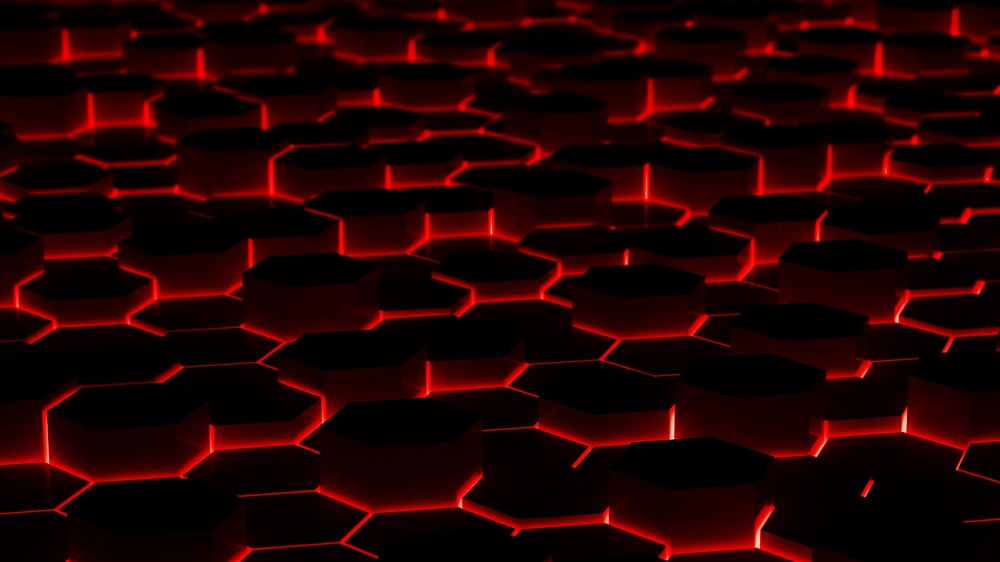
%> input picture images/red_wallpaper.jpg, 1000 x 562 px, shrunk from 1920 x 1080 before the run
$ octave class06_1_color_graph.m   (GNU Octave 9; MATLAB toolbox functions it lacks are replaced by stand-ins)
%> lines starting %> are read from the running program, lines starting %| are printed output that depends on the picture
close all; clear all;

%I = imread('images\lena512color.tiff');
%I = imread('images\red_flag.png');
I = imread('images\red_wallpaper.jpg');
%> I is the input picture: size 562x1000x3 uint8; mean R, G, B 33, 0.8, 0.9
%I = imread('peppers.png');

R=I(:,:,1);
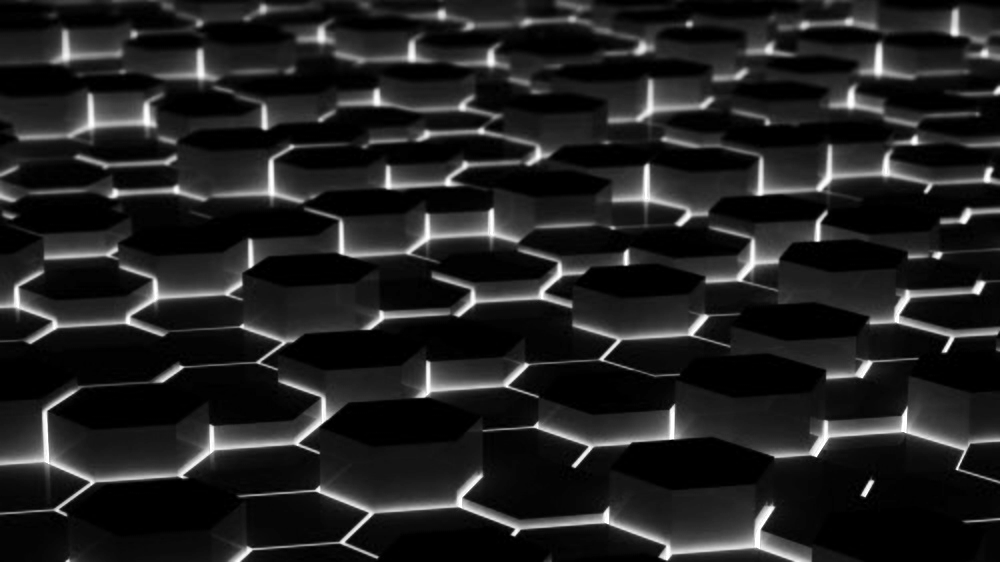
%> R: size 562x1000 uint8; min 0, max 255, mean 33
G=I(:,:,2);
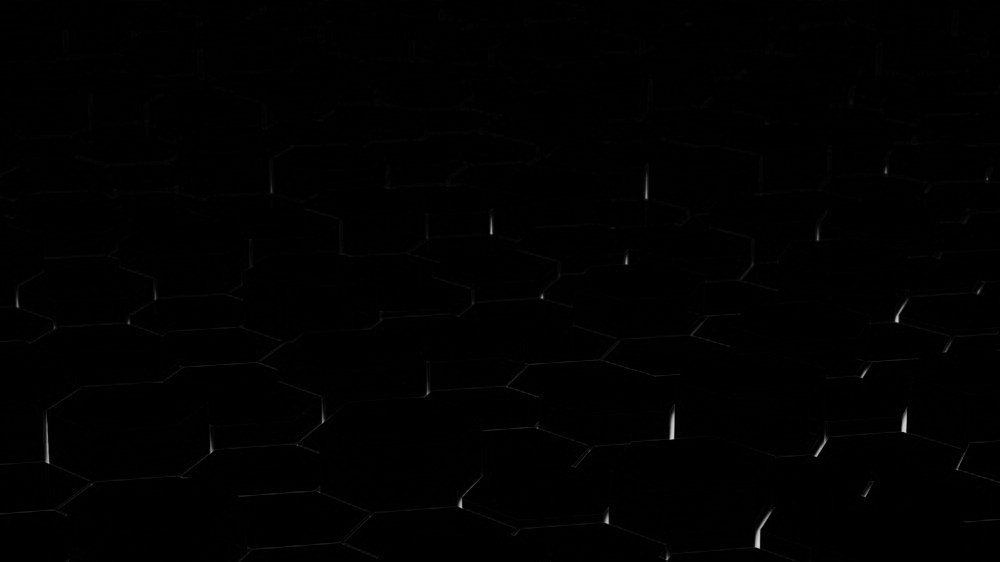
%> G: size 562x1000 uint8; min 0, max 213, mean 0.8
B=I(:,:,3);

x = R(:);
y = G(:);
z = B(:);

plot3(x,y,z, '.');
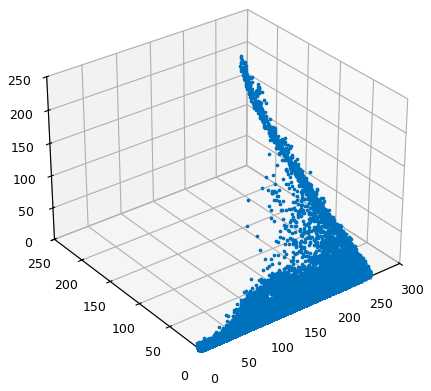
%> figure redrawn from the program's plot data
